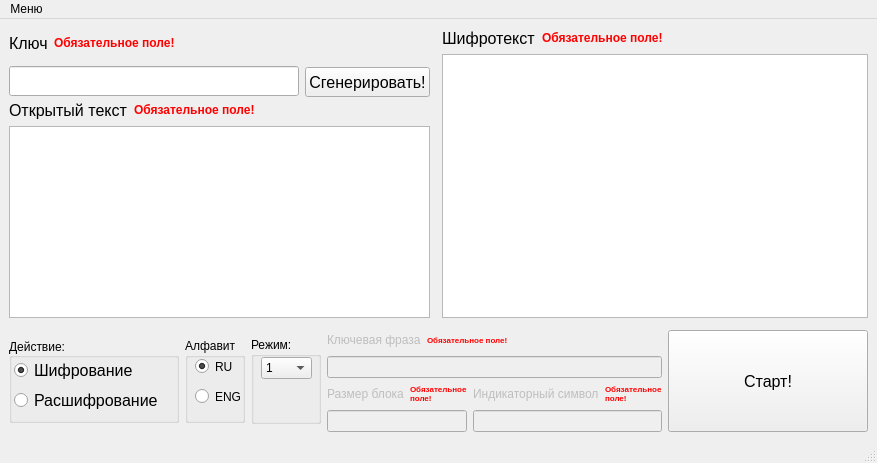
<?xml version="1.0" encoding="UTF-8"?>
<ui version="4.0">
 <class>MainWindow</class>
 <widget class="QMainWindow" name="MainWindow">
  <property name="geometry">
   <rect>
    <x>0</x>
    <y>0</y>
    <width>824</width>
    <height>463</height>
   </rect>
  </property>
  <property name="sizePolicy">
   <sizepolicy hsizetype="Minimum" vsizetype="Preferred">
    <horstretch>0</horstretch>
    <verstretch>0</verstretch>
   </sizepolicy>
  </property>
  <property name="windowTitle">
   <string>Шифр Альберти</string>
  </property>
  <widget class="QWidget" name="centralwidget">
   <layout class="QVBoxLayout" name="verticalLayout_9">
    <item>
     <layout class="QHBoxLayout" name="upBlockLayout">
      <item>
       <layout class="QVBoxLayout" name="leftBlockLayout">
        <property name="rightMargin">
         <number>6</number>
        </property>
        <item>
         <layout class="QVBoxLayout" name="keyLayout">
          <item>
           <layout class="QHBoxLayout" name="horizontalLayout">
            <property name="sizeConstraint">
             <enum>QLayout::SetDefaultConstraint</enum>
            </property>
            <item>
             <widget class="QLabel" name="key_label">
              <property name="sizePolicy">
               <sizepolicy hsizetype="Minimum" vsizetype="Preferred">
                <horstretch>0</horstretch>
                <verstretch>0</verstretch>
               </sizepolicy>
              </property>
              <property name="maximumSize">
               <size>
                <width>69</width>
                <height>44</height>
               </size>
              </property>
              <property name="font">
               <font>
                <pointsize>12</pointsize>
               </font>
              </property>
              <property name="cursor">
               <cursorShape>WhatsThisCursor</cursorShape>
              </property>
              <property name="toolTip">
               <string>&lt;html&gt;&lt;head/&gt;&lt;body&gt;&lt;p&gt;Ключ на внутреннем диске по часовой стрелке; начальная позиция - напротив буквы &amp;quot;А&amp;quot; внешнего диска.&lt;/p&gt;&lt;/body&gt;&lt;/html&gt;</string>
              </property>
              <property name="statusTip">
               <string/>
              </property>
              <property name="whatsThis">
               <string/>
              </property>
              <property name="text">
               <string>Ключ</string>
              </property>
             </widget>
            </item>
            <item>
             <widget class="QLabel" name="keyRequired">
              <property name="enabled">
               <bool>true</bool>
              </property>
              <property name="maximumSize">
               <size>
                <width>150</width>
                <height>44</height>
               </size>
              </property>
              <property name="palette">
               <palette>
                <active>
                 <colorrole role="WindowText">
                  <brush brushstyle="SolidPattern">
                   <color alpha="255">
                    <red>255</red>
                    <green>0</green>
                    <blue>0</blue>
                   </color>
                  </brush>
                 </colorrole>
                </active>
                <inactive>
                 <colorrole role="WindowText">
                  <brush brushstyle="SolidPattern">
                   <color alpha="255">
                    <red>255</red>
                    <green>0</green>
                    <blue>0</blue>
                   </color>
                  </brush>
                 </colorrole>
                </inactive>
                <disabled>
                 <colorrole role="WindowText">
                  <brush brushstyle="SolidPattern">
                   <color alpha="255">
                    <red>120</red>
                    <green>120</green>
                    <blue>120</blue>
                   </color>
                  </brush>
                 </colorrole>
                </disabled>
               </palette>
              </property>
              <property name="font">
               <font>
                <weight>75</weight>
                <bold>true</bold>
               </font>
              </property>
              <property name="text">
               <string>&lt;html&gt;&lt;head/&gt;&lt;body&gt;&lt;p&gt;Обязательное поле!&lt;/p&gt;&lt;/body&gt;&lt;/html&gt;</string>
              </property>
              <property name="alignment">
               <set>Qt::AlignLeading|Qt::AlignLeft|Qt::AlignVCenter</set>
              </property>
             </widget>
            </item>
            <item>
             <spacer name="horizontalSpacer">
              <property name="orientation">
               <enum>Qt::Horizontal</enum>
              </property>
              <property name="sizeHint" stdset="0">
               <size>
                <width>40</width>
                <height>20</height>
               </size>
              </property>
             </spacer>
            </item>
           </layout>
          </item>
          <item>
           <layout class="QHBoxLayout" name="keyEditLayout">
            <item>
             <widget class="QLineEdit" name="key_edit">
              <property name="sizePolicy">
               <sizepolicy hsizetype="Expanding" vsizetype="Fixed">
                <horstretch>0</horstretch>
                <verstretch>0</verstretch>
               </sizepolicy>
              </property>
              <property name="minimumSize">
               <size>
                <width>260</width>
                <height>30</height>
               </size>
              </property>
              <property name="maximumSize">
               <size>
                <width>16777215</width>
                <height>25</height>
               </size>
              </property>
              <property name="font">
               <font>
                <pointsize>12</pointsize>
               </font>
              </property>
              <property name="cursor">
               <cursorShape>IBeamCursor</cursorShape>
              </property>
             </widget>
            </item>
            <item>
             <widget class="QPushButton" name="keyGenerateButton">
              <property name="sizePolicy">
               <sizepolicy hsizetype="Preferred" vsizetype="Fixed">
                <horstretch>0</horstretch>
                <verstretch>0</verstretch>
               </sizepolicy>
              </property>
              <property name="minimumSize">
               <size>
                <width>100</width>
                <height>30</height>
               </size>
              </property>
              <property name="maximumSize">
               <size>
                <width>16777215</width>
                <height>23</height>
               </size>
              </property>
              <property name="font">
               <font>
                <pointsize>12</pointsize>
               </font>
              </property>
              <property name="text">
               <string>Сгенерировать!</string>
              </property>
             </widget>
            </item>
           </layout>
          </item>
         </layout>
        </item>
        <item>
         <layout class="QVBoxLayout" name="openTextLayout">
          <item>
           <layout class="QHBoxLayout" name="horizontalLayout_6">
            <item>
             <widget class="QLabel" name="openText_label">
              <property name="sizePolicy">
               <sizepolicy hsizetype="Maximum" vsizetype="Preferred">
                <horstretch>0</horstretch>
                <verstretch>0</verstretch>
               </sizepolicy>
              </property>
              <property name="maximumSize">
               <size>
                <width>125</width>
                <height>18</height>
               </size>
              </property>
              <property name="font">
               <font>
                <pointsize>12</pointsize>
               </font>
              </property>
              <property name="cursor">
               <cursorShape>WhatsThisCursor</cursorShape>
              </property>
              <property name="toolTip">
               <string>Здесь выводится открытый текст после расшифровки</string>
              </property>
              <property name="text">
               <string>Открытый текст</string>
              </property>
             </widget>
            </item>
            <item>
             <widget class="QLabel" name="openTextRequired">
              <property name="enabled">
               <bool>true</bool>
              </property>
              <property name="maximumSize">
               <size>
                <width>150</width>
                <height>44</height>
               </size>
              </property>
              <property name="palette">
               <palette>
                <active>
                 <colorrole role="WindowText">
                  <brush brushstyle="SolidPattern">
                   <color alpha="255">
                    <red>255</red>
                    <green>0</green>
                    <blue>0</blue>
                   </color>
                  </brush>
                 </colorrole>
                </active>
                <inactive>
                 <colorrole role="WindowText">
                  <brush brushstyle="SolidPattern">
                   <color alpha="255">
                    <red>255</red>
                    <green>0</green>
                    <blue>0</blue>
                   </color>
                  </brush>
                 </colorrole>
                </inactive>
                <disabled>
                 <colorrole role="WindowText">
                  <brush brushstyle="SolidPattern">
                   <color alpha="255">
                    <red>120</red>
                    <green>120</green>
                    <blue>120</blue>
                   </color>
                  </brush>
                 </colorrole>
                </disabled>
               </palette>
              </property>
              <property name="text">
               <string>&lt;html&gt;&lt;head/&gt;&lt;body&gt;&lt;p&gt;&lt;span style=&quot; font-weight:600;&quot;&gt;Обязательное поле!&lt;/span&gt;&lt;/p&gt;&lt;/body&gt;&lt;/html&gt;</string>
              </property>
             </widget>
            </item>
            <item>
             <spacer name="horizontalSpacer_2">
              <property name="orientation">
               <enum>Qt::Horizontal</enum>
              </property>
              <property name="sizeHint" stdset="0">
               <size>
                <width>40</width>
                <height>20</height>
               </size>
              </property>
             </spacer>
            </item>
           </layout>
          </item>
          <item>
           <widget class="QPlainTextEdit" name="openText_edit">
            <property name="sizePolicy">
             <sizepolicy hsizetype="Expanding" vsizetype="Minimum">
              <horstretch>0</horstretch>
              <verstretch>0</verstretch>
             </sizepolicy>
            </property>
            <property name="font">
             <font>
              <pointsize>12</pointsize>
             </font>
            </property>
            <property name="cursor" stdset="0">
             <cursorShape>IBeamCursor</cursorShape>
            </property>
            <property name="inputMethodHints">
             <set>Qt::ImhMultiLine</set>
            </property>
           </widget>
          </item>
         </layout>
        </item>
       </layout>
      </item>
      <item>
       <layout class="QVBoxLayout" name="rightBlockLayout">
        <item>
         <layout class="QHBoxLayout" name="horizontalLayout_7">
          <item>
           <widget class="QLabel" name="cipherText_label">
            <property name="sizePolicy">
             <sizepolicy hsizetype="Maximum" vsizetype="Preferred">
              <horstretch>0</horstretch>
              <verstretch>0</verstretch>
             </sizepolicy>
            </property>
            <property name="maximumSize">
             <size>
              <width>99</width>
              <height>18</height>
             </size>
            </property>
            <property name="baseSize">
             <size>
              <width>0</width>
              <height>0</height>
             </size>
            </property>
            <property name="font">
             <font>
              <pointsize>12</pointsize>
             </font>
            </property>
            <property name="cursor">
             <cursorShape>WhatsThisCursor</cursorShape>
            </property>
            <property name="toolTip">
             <string>Здесь выводится шифротекст после зашифровки</string>
            </property>
            <property name="text">
             <string>Шифротекст</string>
            </property>
           </widget>
          </item>
          <item>
           <widget class="QLabel" name="cipherTextRequired">
            <property name="enabled">
             <bool>true</bool>
            </property>
            <property name="maximumSize">
             <size>
              <width>150</width>
              <height>44</height>
             </size>
            </property>
            <property name="palette">
             <palette>
              <active>
               <colorrole role="WindowText">
                <brush brushstyle="SolidPattern">
                 <color alpha="255">
                  <red>255</red>
                  <green>0</green>
                  <blue>0</blue>
                 </color>
                </brush>
               </colorrole>
              </active>
              <inactive>
               <colorrole role="WindowText">
                <brush brushstyle="SolidPattern">
                 <color alpha="255">
                  <red>255</red>
                  <green>0</green>
                  <blue>0</blue>
                 </color>
                </brush>
               </colorrole>
              </inactive>
              <disabled>
               <colorrole role="WindowText">
                <brush brushstyle="SolidPattern">
                 <color alpha="255">
                  <red>120</red>
                  <green>120</green>
                  <blue>120</blue>
                 </color>
                </brush>
               </colorrole>
              </disabled>
             </palette>
            </property>
            <property name="text">
             <string>&lt;html&gt;&lt;head/&gt;&lt;body&gt;&lt;p&gt;&lt;span style=&quot; font-weight:600;&quot;&gt;Обязательное поле!&lt;/span&gt;&lt;/p&gt;&lt;/body&gt;&lt;/html&gt;</string>
            </property>
           </widget>
          </item>
          <item>
           <spacer name="horizontalSpacer_3">
            <property name="orientation">
             <enum>Qt::Horizontal</enum>
            </property>
            <property name="sizeHint" stdset="0">
             <size>
              <width>40</width>
              <height>20</height>
             </size>
            </property>
           </spacer>
          </item>
         </layout>
        </item>
        <item>
         <widget class="QPlainTextEdit" name="cipherText_edit">
          <property name="cursor" stdset="0">
           <cursorShape>IBeamCursor</cursorShape>
          </property>
         </widget>
        </item>
       </layout>
      </item>
     </layout>
    </item>
    <item>
     <layout class="QHBoxLayout" name="downBlockLayout" stretch="0,0">
      <property name="topMargin">
       <number>6</number>
      </property>
      <item>
       <layout class="QHBoxLayout" name="settingsLayout" stretch="0,0,0,0">
        <item>
         <widget class="QGroupBox" name="actionBox">
          <property name="sizePolicy">
           <sizepolicy hsizetype="Fixed" vsizetype="Fixed">
            <horstretch>0</horstretch>
            <verstretch>0</verstretch>
           </sizepolicy>
          </property>
          <property name="minimumSize">
           <size>
            <width>170</width>
            <height>85</height>
           </size>
          </property>
          <property name="maximumSize">
           <size>
            <width>170</width>
            <height>85</height>
           </size>
          </property>
          <property name="cursor">
           <cursorShape>ArrowCursor</cursorShape>
          </property>
          <property name="title">
           <string>Действие:</string>
          </property>
          <property name="alignment">
           <set>Qt::AlignLeading|Qt::AlignLeft|Qt::AlignVCenter</set>
          </property>
          <widget class="QWidget" name="verticalLayoutWidget_2">
           <property name="geometry">
            <rect>
             <x>0</x>
             <y>20</y>
             <width>161</width>
             <height>54</height>
            </rect>
           </property>
           <layout class="QVBoxLayout" name="actionLayout" stretch="1,1">
            <property name="leftMargin">
             <number>5</number>
            </property>
            <item>
             <widget class="QRadioButton" name="encryptRadioButton">
              <property name="font">
               <font>
                <pointsize>12</pointsize>
               </font>
              </property>
              <property name="text">
               <string>Шифрование</string>
              </property>
              <property name="checked">
               <bool>true</bool>
              </property>
             </widget>
            </item>
            <item>
             <widget class="QRadioButton" name="decryptRadioButton">
              <property name="font">
               <font>
                <pointsize>12</pointsize>
               </font>
              </property>
              <property name="text">
               <string>Расшифрование</string>
              </property>
             </widget>
            </item>
           </layout>
          </widget>
         </widget>
        </item>
        <item>
         <widget class="QGroupBox" name="groupBox">
          <property name="sizePolicy">
           <sizepolicy hsizetype="Fixed" vsizetype="Fixed">
            <horstretch>0</horstretch>
            <verstretch>0</verstretch>
           </sizepolicy>
          </property>
          <property name="minimumSize">
           <size>
            <width>60</width>
            <height>85</height>
           </size>
          </property>
          <property name="maximumSize">
           <size>
            <width>60</width>
            <height>85</height>
           </size>
          </property>
          <property name="title">
           <string>Алфавит</string>
          </property>
          <widget class="QRadioButton" name="radioButton">
           <property name="geometry">
            <rect>
             <x>10</x>
             <y>20</y>
             <width>51</width>
             <height>17</height>
            </rect>
           </property>
           <property name="text">
            <string>RU</string>
           </property>
           <property name="checked">
            <bool>true</bool>
           </property>
          </widget>
          <widget class="QRadioButton" name="radioButton_6">
           <property name="geometry">
            <rect>
             <x>10</x>
             <y>50</y>
             <width>51</width>
             <height>17</height>
            </rect>
           </property>
           <property name="text">
            <string>ENG</string>
           </property>
          </widget>
         </widget>
        </item>
        <item>
         <widget class="QGroupBox" name="modeBox">
          <property name="enabled">
           <bool>true</bool>
          </property>
          <property name="sizePolicy">
           <sizepolicy hsizetype="Fixed" vsizetype="Fixed">
            <horstretch>0</horstretch>
            <verstretch>0</verstretch>
           </sizepolicy>
          </property>
          <property name="minimumSize">
           <size>
            <width>70</width>
            <height>87</height>
           </size>
          </property>
          <property name="maximumSize">
           <size>
            <width>70</width>
            <height>87</height>
           </size>
          </property>
          <property name="cursor">
           <cursorShape>WhatsThisCursor</cursorShape>
          </property>
          <property name="toolTip">
           <string>&lt;html&gt;&lt;head/&gt;&lt;body&gt;&lt;p&gt;1) Первая буква сообщения совмещается сама с собой&lt;/p&gt;&lt;p&gt;2) Первая буква сообщения совмещается с первой буквой алфавита&lt;/p&gt;&lt;p&gt;3) Данная индикаторная буква выставляется напротив первой буквы алфавита&lt;/p&gt;&lt;p&gt;4) Блочный: текст шифруется блоками данного размера&lt;/p&gt;&lt;p&gt;5) По паролю: буквы данного пароля поочередно совмещаются с первой буквой алфавита&lt;/p&gt;&lt;/body&gt;&lt;/html&gt;</string>
          </property>
          <property name="title">
           <string>Режим:</string>
          </property>
          <widget class="QComboBox" name="modeComboBox">
           <property name="geometry">
            <rect>
             <x>10</x>
             <y>20</y>
             <width>51</width>
             <height>22</height>
            </rect>
           </property>
           <item>
            <property name="text">
             <string>1</string>
            </property>
           </item>
           <item>
            <property name="text">
             <string>2</string>
            </property>
           </item>
           <item>
            <property name="text">
             <string>3</string>
            </property>
           </item>
           <item>
            <property name="text">
             <string>4</string>
            </property>
           </item>
           <item>
            <property name="text">
             <string>5</string>
            </property>
           </item>
          </widget>
         </widget>
        </item>
        <item>
         <layout class="QGridLayout" name="gridLayout">
          <item row="1" column="0">
           <layout class="QVBoxLayout" name="blockSizeLayout">
            <item>
             <layout class="QHBoxLayout" name="horizontalLayout_9">
              <item>
               <widget class="QLabel" name="blockSize_label">
                <property name="enabled">
                 <bool>false</bool>
                </property>
                <property name="text">
                 <string>Размер блока</string>
                </property>
               </widget>
              </item>
              <item>
               <widget class="QLabel" name="blockSizeRequired">
                <property name="maximumSize">
                 <size>
                  <width>150</width>
                  <height>44</height>
                 </size>
                </property>
                <property name="palette">
                 <palette>
                  <active>
                   <colorrole role="WindowText">
                    <brush brushstyle="SolidPattern">
                     <color alpha="255">
                      <red>255</red>
                      <green>0</green>
                      <blue>0</blue>
                     </color>
                    </brush>
                   </colorrole>
                  </active>
                  <inactive>
                   <colorrole role="WindowText">
                    <brush brushstyle="SolidPattern">
                     <color alpha="255">
                      <red>255</red>
                      <green>0</green>
                      <blue>0</blue>
                     </color>
                    </brush>
                   </colorrole>
                  </inactive>
                  <disabled>
                   <colorrole role="WindowText">
                    <brush brushstyle="SolidPattern">
                     <color alpha="255">
                      <red>120</red>
                      <green>120</green>
                      <blue>120</blue>
                     </color>
                    </brush>
                   </colorrole>
                  </disabled>
                 </palette>
                </property>
                <property name="text">
                 <string>&lt;html&gt;&lt;head/&gt;&lt;body&gt;&lt;p&gt;&lt;span style=&quot; font-size:6pt; font-weight:600;&quot;&gt;Обязательное поле!&lt;/span&gt;&lt;/p&gt;&lt;/body&gt;&lt;/html&gt;</string>
                </property>
                <property name="wordWrap">
                 <bool>true</bool>
                </property>
               </widget>
              </item>
              <item>
               <spacer name="horizontalSpacer_5">
                <property name="orientation">
                 <enum>Qt::Horizontal</enum>
                </property>
                <property name="sizeHint" stdset="0">
                 <size>
                  <width>40</width>
                  <height>20</height>
                 </size>
                </property>
               </spacer>
              </item>
             </layout>
            </item>
            <item>
             <widget class="QLineEdit" name="blockSize_edit">
              <property name="enabled">
               <bool>false</bool>
              </property>
             </widget>
            </item>
           </layout>
          </item>
          <item row="0" column="0" colspan="2">
           <layout class="QVBoxLayout" name="keyPhraseLayout">
            <item>
             <layout class="QHBoxLayout" name="horizontalLayout_8">
              <item>
               <widget class="QLabel" name="keyPhrase_label">
                <property name="enabled">
                 <bool>false</bool>
                </property>
                <property name="text">
                 <string>Ключевая фраза</string>
                </property>
               </widget>
              </item>
              <item>
               <widget class="QLabel" name="keyPhraseRequired">
                <property name="maximumSize">
                 <size>
                  <width>150</width>
                  <height>44</height>
                 </size>
                </property>
                <property name="palette">
                 <palette>
                  <active>
                   <colorrole role="WindowText">
                    <brush brushstyle="SolidPattern">
                     <color alpha="255">
                      <red>255</red>
                      <green>0</green>
                      <blue>0</blue>
                     </color>
                    </brush>
                   </colorrole>
                  </active>
                  <inactive>
                   <colorrole role="WindowText">
                    <brush brushstyle="SolidPattern">
                     <color alpha="255">
                      <red>255</red>
                      <green>0</green>
                      <blue>0</blue>
                     </color>
                    </brush>
                   </colorrole>
                  </inactive>
                  <disabled>
                   <colorrole role="WindowText">
                    <brush brushstyle="SolidPattern">
                     <color alpha="255">
                      <red>120</red>
                      <green>120</green>
                      <blue>120</blue>
                     </color>
                    </brush>
                   </colorrole>
                  </disabled>
                 </palette>
                </property>
                <property name="text">
                 <string>&lt;html&gt;&lt;head/&gt;&lt;body&gt;&lt;p&gt;&lt;span style=&quot; font-size:6pt; font-weight:600;&quot;&gt;Обязательное поле!&lt;/span&gt;&lt;/p&gt;&lt;/body&gt;&lt;/html&gt;</string>
                </property>
                <property name="wordWrap">
                 <bool>true</bool>
                </property>
               </widget>
              </item>
              <item>
               <spacer name="horizontalSpacer_4">
                <property name="orientation">
                 <enum>Qt::Horizontal</enum>
                </property>
                <property name="sizeHint" stdset="0">
                 <size>
                  <width>40</width>
                  <height>20</height>
                 </size>
                </property>
               </spacer>
              </item>
             </layout>
            </item>
            <item>
             <widget class="QLineEdit" name="keyPhrase_edit">
              <property name="enabled">
               <bool>false</bool>
              </property>
             </widget>
            </item>
           </layout>
          </item>
          <item row="1" column="1">
           <layout class="QVBoxLayout" name="verticalLayout_2">
            <item>
             <layout class="QHBoxLayout" name="horizontalLayout_10">
              <item>
               <widget class="QLabel" name="chosenLetter_label">
                <property name="enabled">
                 <bool>false</bool>
                </property>
                <property name="text">
                 <string>Индикаторный символ</string>
                </property>
               </widget>
              </item>
              <item>
               <widget class="QLabel" name="chosenLetterRequired">
                <property name="maximumSize">
                 <size>
                  <width>150</width>
                  <height>44</height>
                 </size>
                </property>
                <property name="palette">
                 <palette>
                  <active>
                   <colorrole role="WindowText">
                    <brush brushstyle="SolidPattern">
                     <color alpha="255">
                      <red>255</red>
                      <green>0</green>
                      <blue>0</blue>
                     </color>
                    </brush>
                   </colorrole>
                  </active>
                  <inactive>
                   <colorrole role="WindowText">
                    <brush brushstyle="SolidPattern">
                     <color alpha="255">
                      <red>255</red>
                      <green>0</green>
                      <blue>0</blue>
                     </color>
                    </brush>
                   </colorrole>
                  </inactive>
                  <disabled>
                   <colorrole role="WindowText">
                    <brush brushstyle="SolidPattern">
                     <color alpha="255">
                      <red>120</red>
                      <green>120</green>
                      <blue>120</blue>
                     </color>
                    </brush>
                   </colorrole>
                  </disabled>
                 </palette>
                </property>
                <property name="autoFillBackground">
                 <bool>false</bool>
                </property>
                <property name="inputMethodHints">
                 <set>Qt::ImhNone</set>
                </property>
                <property name="text">
                 <string>&lt;html&gt;&lt;head/&gt;&lt;body&gt;&lt;p&gt;&lt;span style=&quot; font-size:6pt; font-weight:600;&quot;&gt;Обязательное поле!&lt;/span&gt;&lt;/p&gt;&lt;/body&gt;&lt;/html&gt;</string>
                </property>
                <property name="scaledContents">
                 <bool>false</bool>
                </property>
                <property name="wordWrap">
                 <bool>true</bool>
                </property>
               </widget>
              </item>
              <item>
               <spacer name="horizontalSpacer_6">
                <property name="orientation">
                 <enum>Qt::Horizontal</enum>
                </property>
                <property name="sizeHint" stdset="0">
                 <size>
                  <width>40</width>
                  <height>20</height>
                 </size>
                </property>
               </spacer>
              </item>
             </layout>
            </item>
            <item>
             <widget class="QLineEdit" name="chosenLetter_edit">
              <property name="enabled">
               <bool>false</bool>
              </property>
              <property name="inputMethodHints">
               <set>Qt::ImhNone</set>
              </property>
             </widget>
            </item>
           </layout>
          </item>
         </layout>
        </item>
       </layout>
      </item>
      <item>
       <widget class="QPushButton" name="startButton">
        <property name="sizePolicy">
         <sizepolicy hsizetype="Maximum" vsizetype="Minimum">
          <horstretch>0</horstretch>
          <verstretch>0</verstretch>
         </sizepolicy>
        </property>
        <property name="minimumSize">
         <size>
          <width>200</width>
          <height>80</height>
         </size>
        </property>
        <property name="font">
         <font>
          <pointsize>12</pointsize>
         </font>
        </property>
        <property name="cursor">
         <cursorShape>PointingHandCursor</cursorShape>
        </property>
        <property name="text">
         <string>Старт!</string>
        </property>
       </widget>
      </item>
     </layout>
    </item>
   </layout>
  </widget>
  <widget class="QMenuBar" name="menubar">
   <property name="geometry">
    <rect>
     <x>0</x>
     <y>0</y>
     <width>824</width>
     <height>21</height>
    </rect>
   </property>
   <widget class="QMenu" name="menu">
    <property name="title">
     <string>Меню</string>
    </property>
    <addaction name="Import"/>
    <addaction name="Export"/>
    <addaction name="separator"/>
    <addaction name="Exit"/>
   </widget>
   <addaction name="menu"/>
  </widget>
  <widget class="QStatusBar" name="statusbar"/>
  <action name="Export">
   <property name="text">
    <string>Экспорт в файл...</string>
   </property>
   <property name="statusTip">
    <string>Записать алфавит и шифротекст в файл</string>
   </property>
  </action>
  <action name="Import">
   <property name="text">
    <string>Импорт из файла...</string>
   </property>
   <property name="statusTip">
    <string>Считать входные данные из файла</string>
   </property>
   <property name="whatsThis">
    <string/>
   </property>
  </action>
  <action name="Exit">
   <property name="text">
    <string>Выход</string>
   </property>
  </action>
 </widget>
 <resources/>
 <connections/>
</ui>
